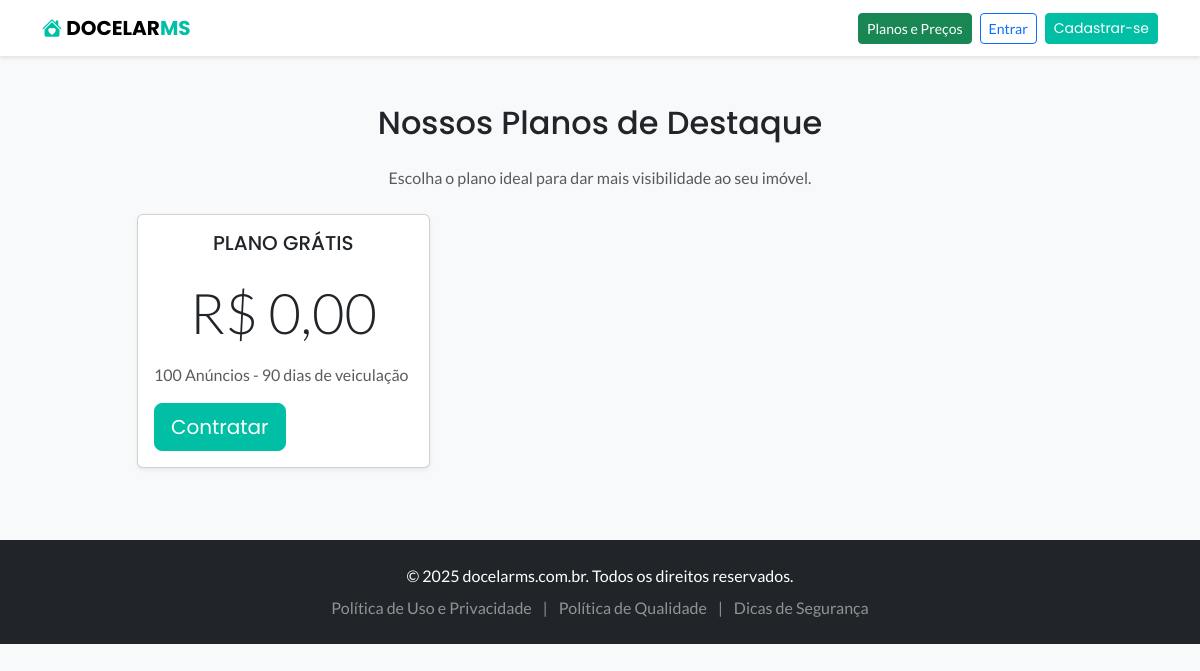
Before: /contas/planos/ with the older database file.
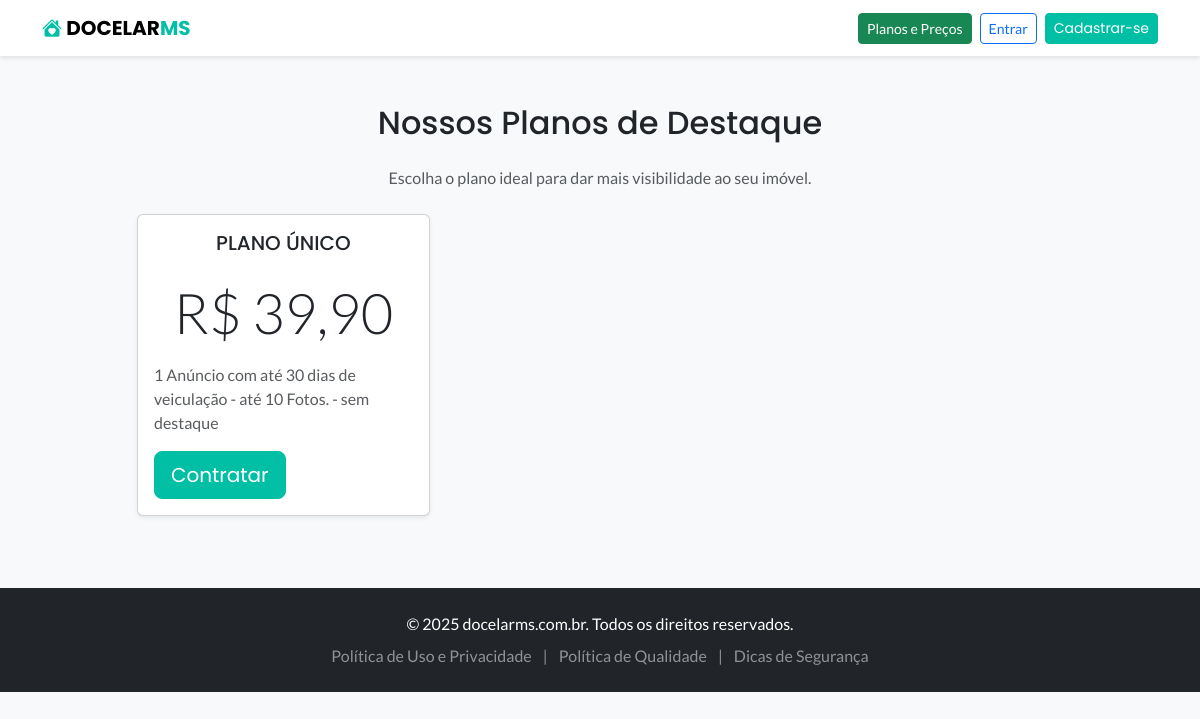
After: the same page with the newer database file.
### imoveis/models.py (models this page shows, shortened)
class Plano(models.Model):
    nome = models.CharField(max_length=100, verbose_name="Nome do Plano")
    descricao = models.TextField(
        verbose_name="Descrição",
        help_text="O que este plano oferece? (Ex: Destaque na home, mais fotos, etc.)",
        blank=True,
        null=True
    )
    preco = models.DecimalField(max_digits=10, decimal_places=2, verbose_name="Preço (R$)")
    duracao_dias = models.IntegerField(help_text="Duração do anúncio em dias (ex: 30, 180, 365)")
    limite_fotos = models.IntegerField(
        default=5,
        verbose_name="Limite de Fotos",
        help_text="Número máximo de fotos permitidas por anúncio (ex: 5, 15, 32)"
    )
    limite_anuncios = models.IntegerField(
        default=1,
        verbose_name="Limite de Anúncios",
        help_text="Número máximo de anúncios ATIVOS que o usuário pode ter com este plano (ex: 1, 5)"
    )
    is_ativo = models.BooleanField(
        default=True,
        verbose_name="Plano Ativo?",
        help_text="Se marcado, o plano aparecerá na página 'Planos e Preços' para contratação."
    )
    class Meta:
        verbose_name = "Plano"
        verbose_name_plural = "Planos"

### contas/views.py (the view)
# urls.py: path('planos/', views.listar_planos, name='listar_planos'),
def listar_planos(request):
    planos = Plano.objects.filter(is_ativo=True).order_by('preco')
    contexto = {
        'planos': planos
    }
    return render(request, 'contas/listar_planos.html', contexto)

### contas/templates/contas/listar_planos.html
{% extends 'base.html' %} {% block content %}
<div class="container mt-5">
    <div class="row justify-content-center">
        <div class="col-lg-10">
            <h2 class="text-center mb-4">Nossos Planos de Destaque</h2>
            <p class="text-center text-muted mb-4">
                Escolha o plano ideal para dar mais visibilidade ao seu imóvel.
            </p>
            <div class="row">
                {% for plano in planos %}
                <div class="col-md-4 mb-4">
                    <div class="card h-100 shadow-sm">
                        <div class="card-body d-flex flex-column">
                            <h5 class="card-title text-center">{{ plano.nome }}</h5>
                            <div class="text-center my-3">
                                <span class="display-4 font-weight-bold">R$ {{ plano.preco|floatformat:2 }}</span>
                                </div>
                            <p class="card-text text-muted">
                                {{ plano.descricao|default:"Descrição dos benefícios do plano." }}
                            </p>
                            <div class="mt-auto">
                                <a href="{% url 'criar_pagamento' plano.id %}" class="btn btn-primary btn-block btn-lg">
                                    Contratar
                                </a>
                            </div>
                        </div>
                    </div>
                </div>
                {% empty %}
                <div class="col">
                    <p class="text-center">Nenhum plano disponível no momento. Por favor, volte mais tarde.</p>
                </div>
                {% endfor %}
            </div>
        </div>
    </div>
</div>
{% endblock %}

Changed rows visible on the page:
no longer on this page (row edited): Plano: nome "PLANO GRÁTIS", preco "0,00", descricao "100 Anúncios - 90 dias de veiculação"
now on this page (row edited): Plano: nome "PLANO ÚNICO", preco "39,90", descricao "1 Anúncio com até 30 dias de veiculação - até 10 Fotos. - sem destaque"
